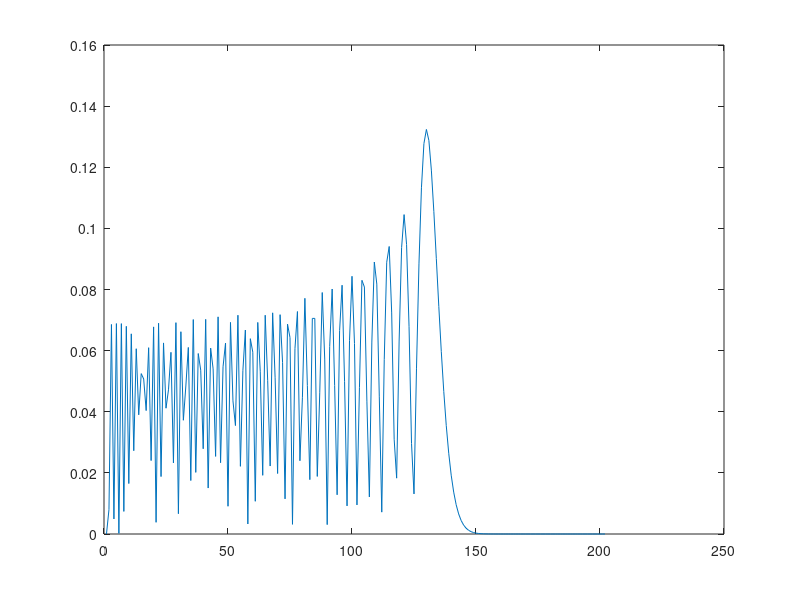
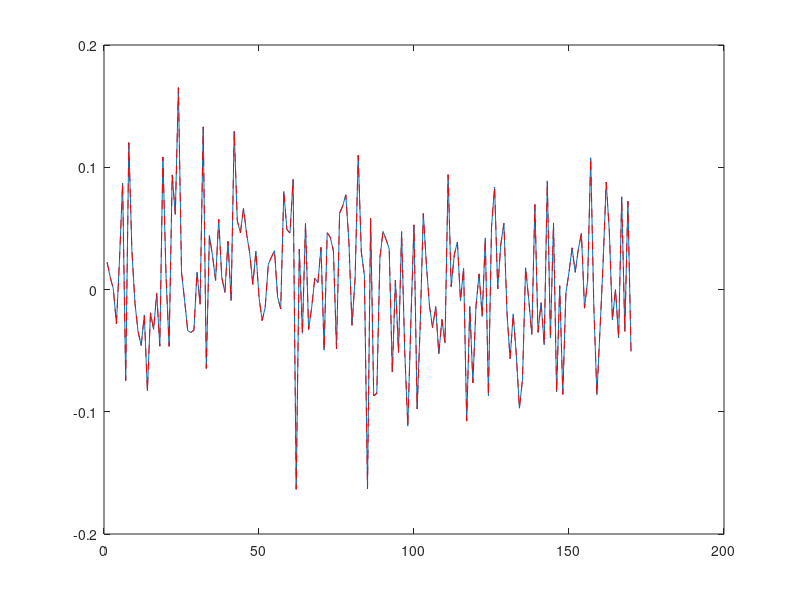

These charts were generated, in order, by the following MATLAB code:
close all;clear all;clc;
% Apply e^At

n = 170;
A = randn(n) + 1i*randn(n);
H = A*A';


% we want to apply e^(-iHdt) to psi0
dt = .10;
psi0 = 1.2*abs(randn(n,1)).*sin(linspace(-pi,pi,n))';
psi0 = psi0/norm(psi0);

%Chebyshev expansion

%normalize H to have unit spectral radius
%Wtf, original paper had a typo for this?!
%is this just a cultural thing?
eigh = eig(H);
R = dt*(max(eigh)-min(eigh))/2; %What's the 2 for?
G = min(eigh)*dt;

dE = max(eigh) - min(eigh);

%normalize H
%Hnorm = 2*(H - 0.5*(emax+emin)*eye(n))/(emax-emin);
Hnorm = 2*(H - min(eigh))/(max(eigh) - min(eigh)) - eye(n);
%Hnorm = -1i*H*dt/R;

eig(Hnorm)

%%
%figure maxk for a given timestep
maxk = 20;
nexttenjays = 1:.3:1.5;
while max( abs(besselj(maxk,dE*dt*nexttenjays)) ) > 1e-6 %&& abs(besselj(maxk,dt*(jdt+pi))) >1e-6
    maxk = maxk+1;
    
end

maxk

%make maxk Tkpsis
Tkpsis = zeros(n,maxk);
Tkpsis(:,1) = psi0;
Tkpsis(:,2) = Hnorm*psi0;
for k=3:maxk
    Tkpsis(:,k) = 2*Hnorm*Tkpsis(:,k-1) - Tkpsis(:,k-2);
end

%make the sum
chebsum = besselj(0,dt*dE)*Tkpsis(:,1);
chebsum = chebsum + -2i*besselj(1,dt*dE)*Tkpsis(:,2)
for k=2:maxk-1
    chebsum = chebsum + 2*((-1i)^k)*besselj(k,dt*dE)*Tkpsis(:,k+1);
    bsls(k) = abs(besselj(k,dt*dE));
end
plot(bsls)


figure();
plot(real(expm(-1i*Hnorm*dE*dt)*psi0));
hold on;
plot(real(chebsum),'r--');